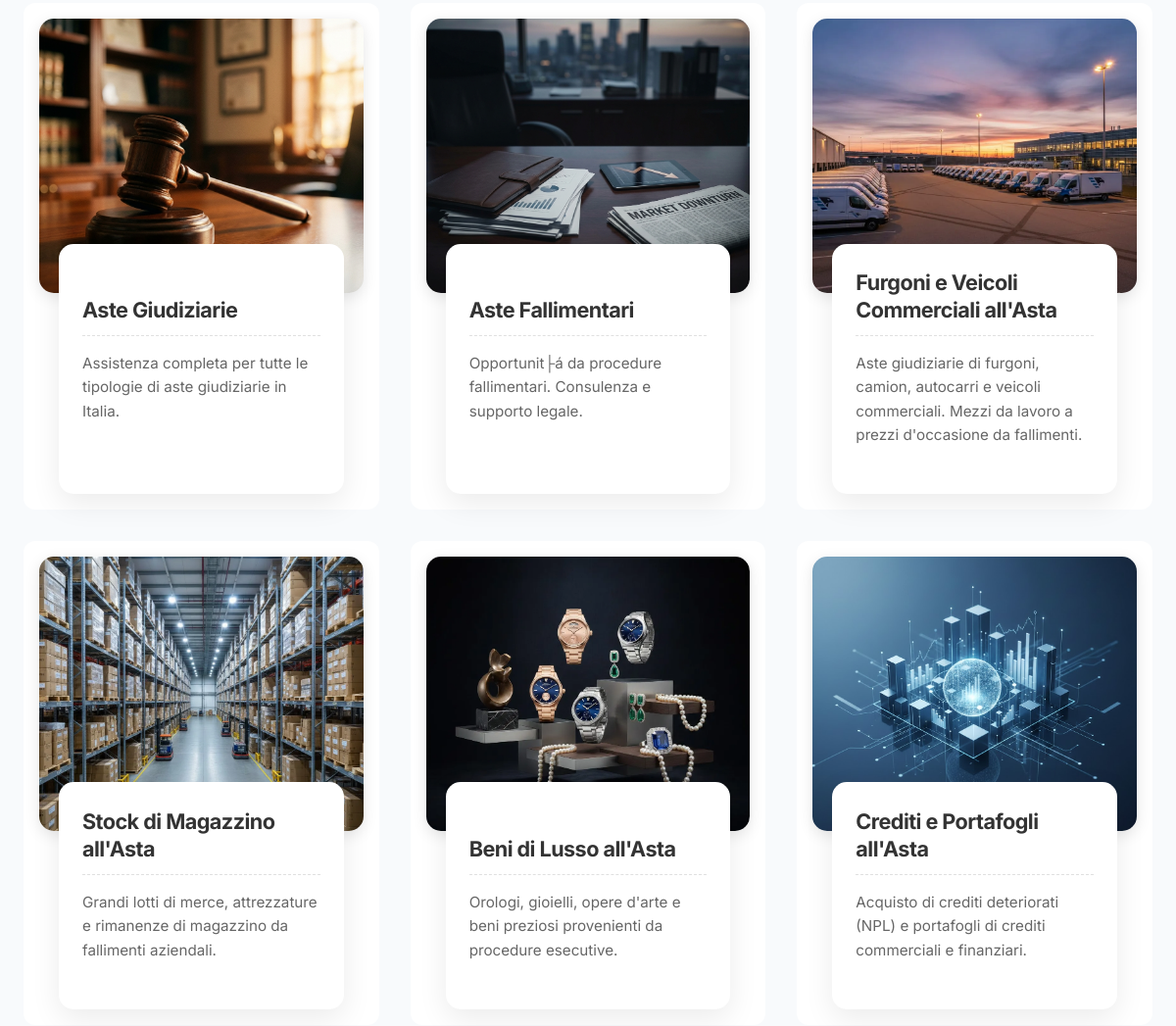
/servizi.php (middle part), run on an earlier commit of the app's database.
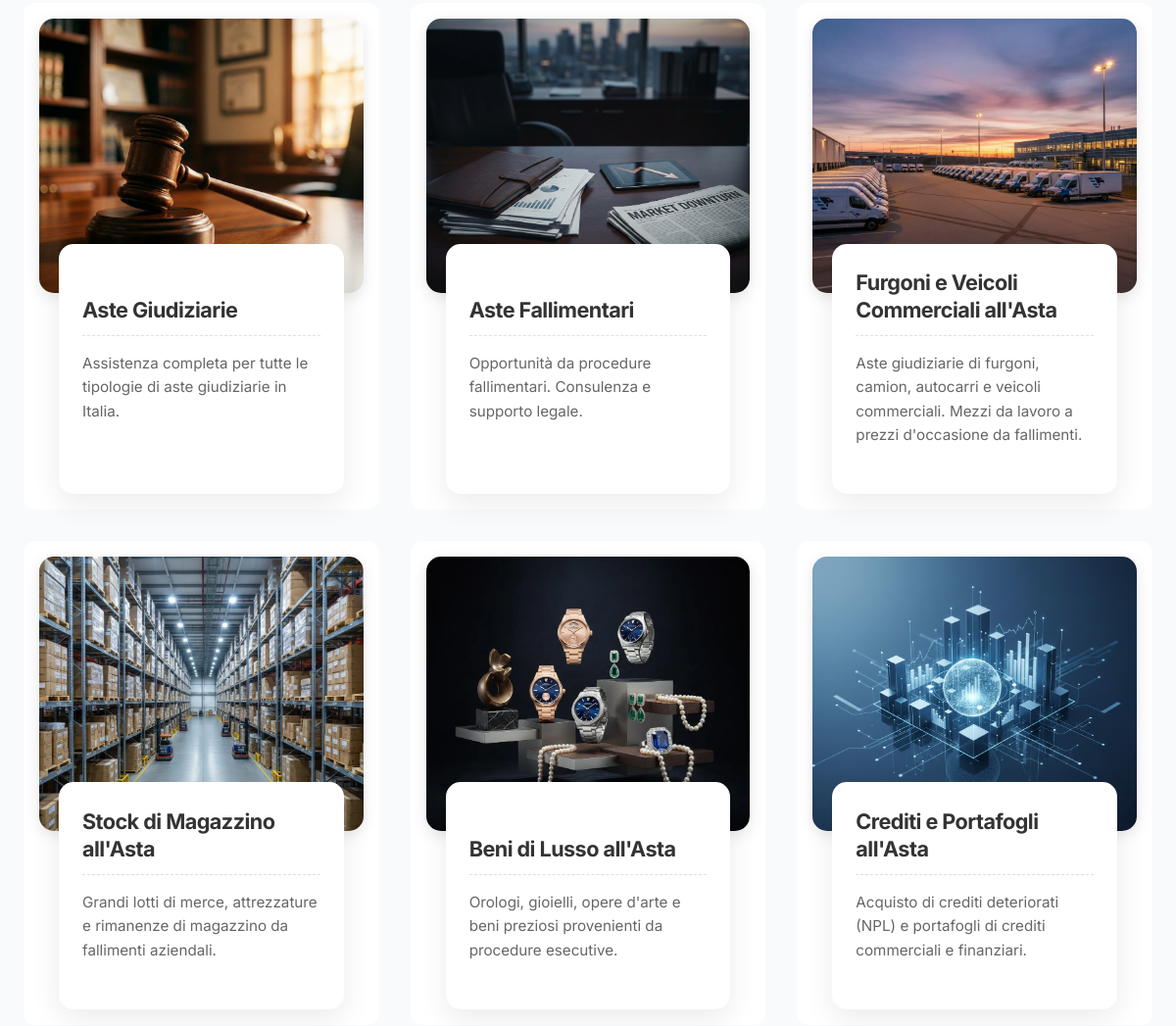
And on a later commit of the database.
### tables this page shows
CREATE TABLE `servizi` (
  `id` int NOT NULL AUTO_INCREMENT,
  `nome` varchar(100) NOT NULL,
  `slug` varchar(100) NOT NULL,
  `categoria` enum('veicoli','immobili','altro') NOT NULL,
  `descrizione_breve` varchar(160) DEFAULT NULL,
  `features` text,
  `prezzo` decimal(10,2) DEFAULT NULL,
  `contenuto` text,
  `immagine` varchar(255) DEFAULT NULL,
  `attivo` tinyint(1) NOT NULL DEFAULT '1',
  `ordine` int NOT NULL DEFAULT '0',
  `meta_title` text,
  `meta_description` text,
  PRIMARY KEY (`id`),
  UNIQUE KEY `slug` (`slug`),
  KEY `idx_slug` (`slug`),
  KEY `idx_categoria` (`categoria`),
  KEY `idx_attivo` (`attivo`),
  KEY `idx_ordine` (`ordine`)
);

### public/servizi.php (the view, shortened to what this page needs)
<?php
$pdo = db()->getConnection();
$servizi = $pdo->query("SELECT * FROM servizi WHERE attivo = 1 ORDER BY ordine ASC, id DESC")->fetchAll(PDO::FETCH_ASSOC);
include __DIR__ . '/includes/header.php';
?>
<div class="container">
    <div class="services-grid">
        <?php foreach ($servizi as $s): ?>
            <a href="/servizi/<?= $s['slug'] ?>" class="service-link">
                <article class="service-card">
                    <div class="service-card-img">
                        <?php if (!empty($s['immagine'])): ?>
                            <img src="<?= htmlspecialchars($s['immagine']) ?>" alt="<?= htmlspecialchars($s['nome']) ?>">
                        <?php else: ?>
                            <div class="no-img-placeholder">
                                Aste Giudiziarie 24
                            </div>
                        <?php endif; ?>
                    </div>
                    <div class="service-card-content">
                        <h2 class="service-title">
                            <?= htmlspecialchars($s['nome']) ?>
                        </h2>
                        <div class="service-divider"></div>
                        <p class="service-description">
                            <?= htmlspecialchars($s['descrizione_breve']) ?>
                        </p>
                    </div>
                </article>
            </a>
        <?php endforeach; ?>
    </div>
</div>
<?php
include __DIR__ . '/includes/footer.php';
?>

What changed in the data, as far as the page shows it:
changed servizi "Aste Fallimentari": descrizione_breve "Opportunit├á da procedure fallimentari. Consulenza e supporto legale." → "Opportunità da procedure fallimentari. Consulenza e supporto legale."
